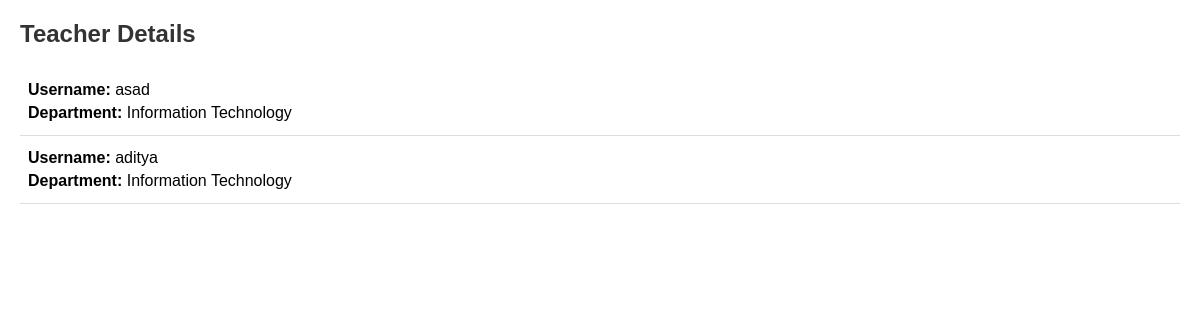
The app's page /view/teacher/details/ (signed in), older data.
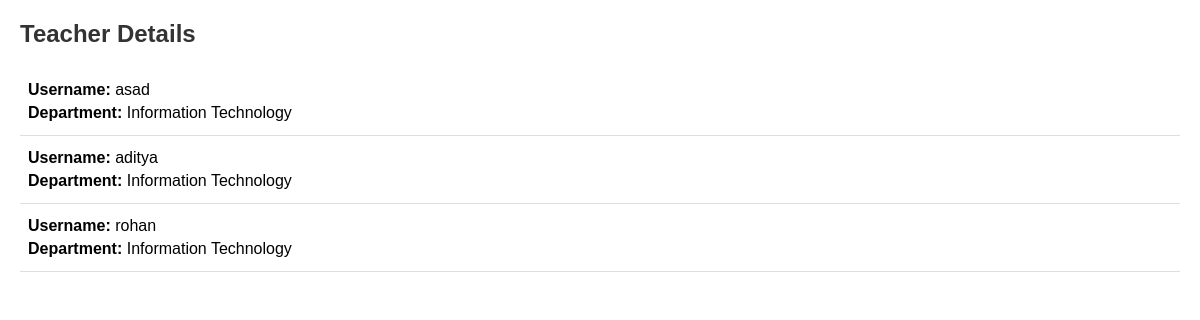
The same page, newer data.
### myapp/models.py (models this page shows, shortened)
class Teacher(models.Model):
    user = models.OneToOneField(User, on_delete=models.CASCADE)
    department = models.ForeignKey(Department, on_delete=models.SET_NULL, null=True, blank=True, related_name='teachers', verbose_name="Department")
    courses_taught = models.ManyToManyField(Course, blank=True, related_name='teachers', verbose_name="Courses Taught")
    faculty_id = models.CharField(max_length=10, unique=True, verbose_name="Faculty ID")
    mobile_no = models.CharField(max_length=15, blank=True, null=True, verbose_name="Mobile Number")
    email = models.EmailField(blank=True, null=True, verbose_name="Email")
    experience = models.TextField(blank=True, null=True, verbose_name="Experience")
    assigned_courses = models.ManyToManyField(Course, related_name='assigned_teachers', verbose_name="Assigned Courses", blank=True)
    class Meta:
        indexes = [
            models.Index(fields=['faculty_id']),
            models.Index(fields=['mobile_no']),
            models.Index(fields=['email']),
        ]

class Department(models.Model):
    name = models.CharField(max_length=100, unique=True, verbose_name="Department Name")
    created_at = models.DateTimeField(auto_now_add=True, verbose_name="Created At")
    updated_at = models.DateTimeField(auto_now=True, verbose_name="Updated At")
    class Meta:
        indexes = [
            models.Index(fields=['name']),
        ]

### myapp/views.py (the view)
# urls.py: path('view/teacher/details/', views.view_teacher_details, name='view_teacher_details'),
@login_required
def view_teacher_details(request):
    if not request.user.groups.filter(name='Principal').exists():
        return redirect('no_permission')
    teachers = Teacher.objects.all()
    return render(request, 'view_teacher_details.html', {'teachers': teachers})

### templates/view_teacher_details.html (shortened to what this page needs)
<!DOCTYPE html>
<html>
<head>
</head>
<body>
    <h2>Teacher Details</h2>
    <ul>
        {% for teacher in teachers %}
            <li>
                <div class="teacher-info">
                    <strong>Username:</strong> {{ teacher.user.username }}
                </div>
                <div class="teacher-info">
                    <strong>Department:</strong> {{ teacher.department.name }}
                </div>
            </li>
        {% endfor %}
    </ul>
</body>
</html>

### templates/view_teacher_details.html (style rules this page uses)
body { font-family: Arial, sans-serif; margin: 20px; }
h2 { color: #333; }
ul { list-style-type: none; padding: 0; }
li { padding: 8px; border-bottom: 1px solid #ddd; }
.teacher-info { margin: 5px 0; }

Row changes from the older to the newer data that the page shows:
added Teacher: user.username "rohan", department.name "Information Technology"
